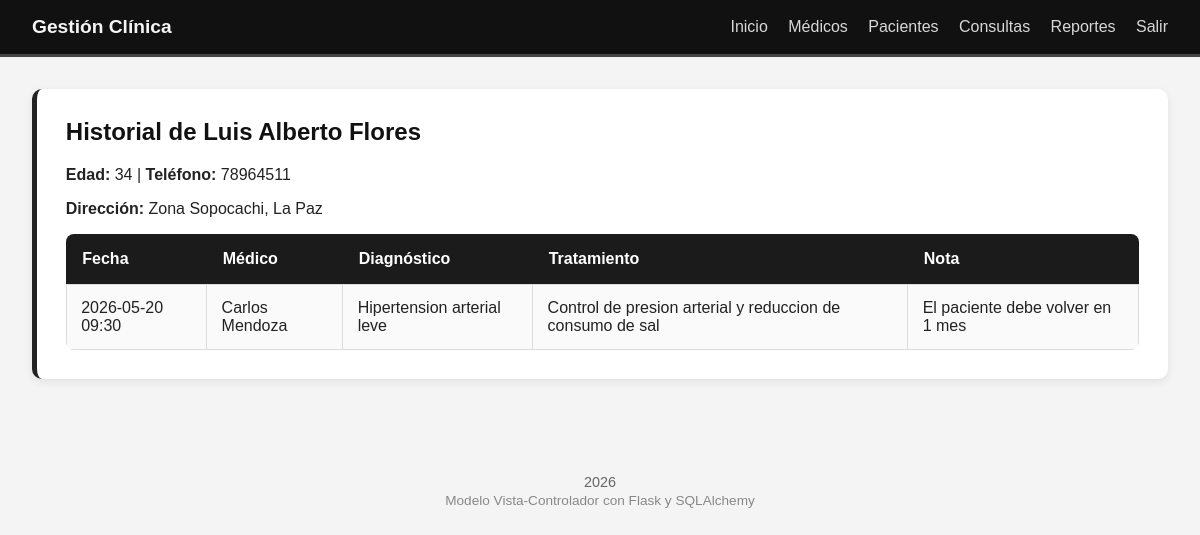
/pacientes/historial/1 (signed in), run on the app's committed database.
### models/__init__.py (models this page shows)
class Patient(db.Model):
    id = db.Column(db.Integer, primary_key=True)
    nombre = db.Column(db.String(120), nullable=False)
    edad = db.Column(db.Integer, nullable=False)
    direccion = db.Column(db.String(255), nullable=False)
    telefono = db.Column(db.String(30), nullable=False)
    consultas = db.relationship("Consulta", backref="paciente", lazy=True)

class Consulta(db.Model):
    id = db.Column(db.Integer, primary_key=True)
    fecha = db.Column(db.DateTime, nullable=False)
    diagnostico = db.Column(db.Text, nullable=False)
    tratamiento = db.Column(db.Text, nullable=False)
    nota = db.Column(db.String(255), nullable=True)
    medico_id = db.Column(db.Integer, db.ForeignKey("doctor.id"), nullable=False)
    paciente_id = db.Column(db.Integer, db.ForeignKey("patient.id"), nullable=False)

class Doctor(db.Model):
    id = db.Column(db.Integer, primary_key=True)
    nombre = db.Column(db.String(120), nullable=False)
    especialidad = db.Column(db.String(120), nullable=False)
    telefono = db.Column(db.String(30), nullable=False)
    correo = db.Column(db.String(120), unique=True, nullable=False)
    consultas = db.relationship("Consulta", backref="doctor", lazy=True)

### controllers/patient_controller.py (the view)
@patient_bp.route("/historial/<int:patient_id>")
@login_required
def historial(patient_id):
    paciente = Patient.query.get_or_404(patient_id)
    consultas = Consulta.query.filter_by(paciente_id=patient_id).order_by(Consulta.fecha.desc()).all()
    return render_template("pacientes/historial.html", paciente=paciente, consultas=consultas)

### templates/pacientes/historial.html
{% extends "base.html" %}
{% block content %}
<section>
    <h2>Historial de {{ paciente.nombre }}</h2>
    <p><strong>Edad:</strong> {{ paciente.edad }} | <strong>Teléfono:</strong> {{ paciente.telefono }}</p>
    <p><strong>Dirección:</strong> {{ paciente.direccion }}</p>
    <table>
        <thead>
            <tr><th>Fecha</th><th>Médico</th><th>Diagnóstico</th><th>Tratamiento</th><th>Nota</th></tr>
        </thead>
        <tbody>
            {% for consulta in consultas %}
            <tr>
                <td>{{ consulta.fecha.strftime('%Y-%m-%d %H:%M') }}</td>
                <td>{{ consulta.doctor.nombre }}</td>
                <td>{{ consulta.diagnostico }}</td>
                <td>{{ consulta.tratamiento }}</td>
                <td>{{ consulta.nota or '-' }}</td>
            </tr>
            {% else %}
            <tr><td colspan="5">No hay consultas registradas para este paciente.</td></tr>
            {% endfor %}
        </tbody>
    </table>
</section>
{% endblock %}

### static/style.css (style rules this page uses)
body { margin: 0; font-family: Arial, sans-serif; background: #f4f4f4; color: #222; }
section { background: #ffffff; padding: 1.8rem; border-radius: 10px; box-shadow: 0 3px 10px rgba(0,0,0,0.08); margin-bottom: 1.5rem; border-left: 5px solid #222; }
h2 { margin-top: 0; color: #111; }
table { width: 100%; border-collapse: collapse; margin-top: 1rem; overflow: hidden; border-radius: 8px; }
table th { background: #1b1b1b; color: #ffffff; padding: 1rem; text-align: left; font-weight: bold; }
table td { padding: 0.9rem; border: 1px solid #dcdcdc; background: #fafafa; }

### data on the page
Patient: nombre "Luis Alberto Flores", edad "34", telefono "78964511", direccion "Zona Sopocachi, La Paz"
Consulta: fecha "2026-05-20 09:30", doctor.nombre "Carlos Mendoza", diagnostico "Hipertension arterial leve", tratamiento "Control de presion arterial y reduccion de consumo de sal", nota "El paciente debe volver en 1 mes"
